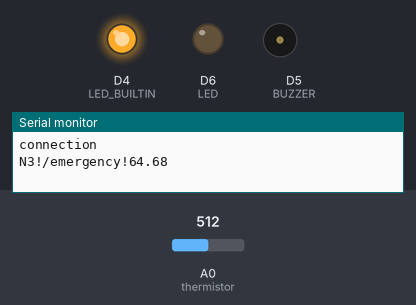
A sketch run on a simulated ESP8266 (NodeMCU). On the bench: output pins drawn as LEDs (lit = HIGH, except the on-board LED, lit = LOW), buzzer (waves = sounding, pin HIGH), the last lines printed to the serial monitor. Inputs (shaded band) come from the test bench; at power-on: A0 (thermistor) = 512. WiFi joins after 1.5 s; servers stay silent unless stated.

Above: at 2.7 s.
2.8 s: A0 (thermistor) set to 246
6.1 s: A0 (thermistor) set to 227
At 9.1 s:
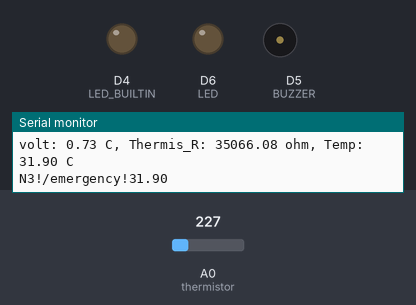
9.8 s: A0 (thermistor) set to 306
At 12.9 s:
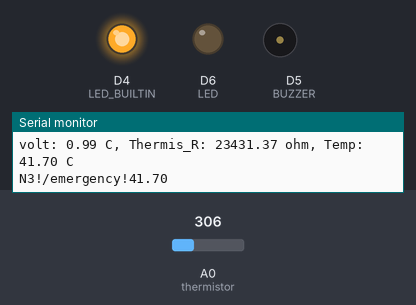
13.2 s: A0 (thermistor) set to 122
At 15.9 s:
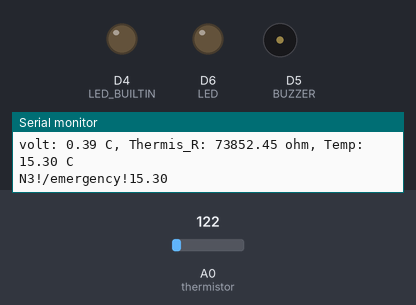
Timing chart, 0 to 17.4 s (numbered marks = the images above; inputs shaded):
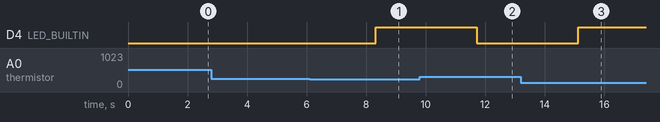

The sketch:

esp_client.ino
```cpp
#include "ESP8266WiFi.h"
#include <math.h>

char Spliter = '!';

// Temper
#define LED D6
#define BUZZER D5
const int thermistor = A0;

int warn1 = 33;
int warn2 = 50;

float ParmB = 3950.0;// B 파라미터
float R100 = 3300.0; // 데이터시트상 R100 = 3.3k옴

// Client
const char* ssid     = "hapgang 2.4G";
const char* password = "12341234";
String clientId = "N3";
#define HOST_NAME   "192.168.0.11"
#define HOST_PORT   8092
bool checkConnect = false;
WiFiClient client;
bool messageChecked = false;
bool isWarn = false;
bool isEmergency = false;
bool isEmergencyIng = false;
String state = "nomal";
// Nomal
// Warn
// Emergency
// EmergencyIng

float preT = 0;
float recentT = 0;
bool isRise = false;

unsigned long recentMillis = millis();
unsigned long emergencyStartMillis = millis();
unsigned long emergencyDelay = 0;

void setup() {
  Serial.begin(115200);

  // Temper
  pinMode(LED, OUTPUT);
  pinMode(BUZZER, OUTPUT);

  // Client
  Serial.print("Connecting to ");
  Serial.println(ssid);

  WiFi.mode(WIFI_STA);
  WiFi.begin(ssid, password);

  while (WiFi.status() != WL_CONNECTED) {
    delay(500);
    Serial.print(".");
  }

  Serial.println("");
  Serial.println("WiFi connected");
  Serial.print("IP address: ");
  Serial.println(WiFi.localIP());
  pinMode(LED_BUILTIN, OUTPUT);
}

void loop() {
  delay(500);
  recentMillis = millis();

  recentT = temper();

  // 상승중 or 감소중
  if(recentT > preT){
    isRise = true;
  }
  else{
    isRise = false;
  }

  // 서버 접속 채크
  if(!client.connected()){
    if(!client.connect(HOST_NAME, HOST_PORT))
    {
      //서버 접속에 실패
      Serial.println("connection failed");
      return;
    }
    else{
    }
  }
  // 서버 접속 성공
  if(client.connected()){
    if(!checkConnect){
      Serial.println("connection");
    }
    checkConnect = true;
  }

  // 상태
  if(recentT>warn1){
    isWarn = true;
  }
  if(recentT>warn2 &&!isEmergency){
    isEmergency = true;
    messageChecked = false;
  }
  if(600000 > recentMillis - emergencyStartMillis && recentMillis - emergencyStartMillis > 10000 && !isEmergencyIng){
    isEmergencyIng = true;
    messageChecked = false;
  }

  if(recentT < (warn2 -10) && messageChecked && isEmergency){
    isEmergency  = false;
    isEmergencyIng = false;
    messageChecked = false;
    sendWarnning(recentT, "/emergencyClear");
  }
  if(recentT < (warn1 - 5) && messageChecked && isWarn){
    isWarn = false;
    messageChecked = false;
    sendWarnning(recentT, "/warnClear");
  }

  // send
  if(isWarn && !messageChecked && !isEmergency && !isEmergencyIng){
    messageChecked = sendWarnning(recentT, "/warn");
  }
  if(isEmergency && !messageChecked && !isEmergencyIng){
    messageChecked = sendWarnning(recentT, "/emergency");
  }
  if(isEmergencyIng && !messageChecked){
    messageChecked = sendWarnning(recentT, "/emergencyIng");
  }

  /// receive
  if(client.available()){
    String recevbline = client.readStringUntil('\n');
    Serial.println(recevbline);
    if(recevbline != "" || recevbline.length() != 0){
      int maxIndex = countChar(recevbline, Spliter);
      String recevList[maxIndex+1];
      stringSplit(recevbline, Spliter, recevList);
      if(recevList[1] == "/checkV"){
        String message = makeStringSocket(clientId, "/sendT", String(recentT, 2));
        char charList[message.length()+1];
        message.toCharArray(charList, message.length());
        Serial.println(charList);
        client.write(charList);
      }
      if(recevList[1] == "/checkA"){
        // do Alarm
      }
      if(recevList[1] == "/checkId"){
        String message = makeStringSocket(clientId, "/sendId", String(recentT, 2));
        char charList[message.length()+1];
        message.toCharArray(charList, message.length());
        Serial.println(charList);
        client.write(charList);
      }
      if(recevList[1] == "/clear"){
        clearBool();
      }
    }
  }

  // to check Time
  preT = recentT;
  if(recentT<=warn2){
    emergencyStartMillis = millis();
  }
  if(recentMillis < emergencyStartMillis){
    Serial.print("emergency Ing : ");
    emergencyDelay = 0;
    Serial.println(emergencyDelay);
  }
  else{
    Serial.print("emergency Ing : ");
    emergencyDelay = recentMillis - emergencyStartMillis;
    Serial.println(emergencyDelay);
  }

  if(recentT<=warn1){
    digitalWrite(LED_BUILTIN, HIGH);
  }
  else{
    digitalWrite(LED_BUILTIN, LOW);
  }
}


void clearBool(){
  emergencyStartMillis = millis();
  messageChecked = false;
  isEmergency = false;
  isEmergencyIng = false;
  isWarn = false;
}

float temper(){
  float voltage_value = analogRead(thermistor);
  float voltage = (3.3 * voltage_value) / 1023.0;

  float R = (3.3*10000.0)/voltage - 10000.0; // 10000은 10k 저항값
  float T = 0;
  if (R < 10){
    T = 550;
  }
  else{
    T = (ParmB/(log(R/R100)+(ParmB/(273.15+100.0))))-273.15;
  }

  Serial.print("volt: ");
  Serial.print(voltage);
  Serial.print(" C, ");
  Serial.print("Thermis_R: ");
  Serial.print(R);
  Serial.print(" ohm, ");
  Serial.print("Temp: ");
  Serial.print(T);
  Serial.println(" C");
  return T;
}

int countChar(String str, char chr){
  int cnt = 0;
  for(auto x : str){
    if(x == chr){
      cnt++;
    }
  }
  return cnt;
}

void stringSplit(String sData, char cSeparator, String* resultList){

  int indexCount = 0;

  /////// 스플릿 구현
  int nCount = 0;
  int nGetIndex = 0 ;
  //임시저장
  String sTemp = "";
  //원본 복사
  String sCopy = sData;
  while(true){
    //구분자 찾기
    nGetIndex = sCopy.indexOf(cSeparator);
    //리턴된 인덱스가 있나?
    if(-1 != nGetIndex){
      //데이터 넣고
      sTemp = sCopy.substring(0, nGetIndex);
      resultList[indexCount] = sTemp;
      indexCount++;
      //뺀 데이터 만큼 잘라낸다.
      sCopy = sCopy.substring(nGetIndex + 1);
    }
    else{
      //없으면 마무리 한다.
      resultList[indexCount] = sCopy;
      break;
    }
    //다음 문자로~
    ++nCount;
  }
}

String charToString(char* chr){
  return String(chr);
}

String makeStringSocket(String id, String order, String value){
  String strResult = id + Spliter + order + Spliter + value + "\r";
  return strResult;
}

bool sendWarnning(float T, String state){
  // state : /warn or /emergency or /emergencyIng
//  if(state != "/warn" || state != "/emergency" || state != "/emergencyIng"){
//    state = "/warn";
//  }

  // message EX : "N1!/warn!32.22\r"
  String message = makeStringSocket(clientId, state, String(T, 2));
  char charList[message.length()+1];
  message.toCharArray(charList, message.length());
  Serial.println(charList);
  client.write(charList);

  String recevbline = client.readStringUntil('\n');
  Serial.print("receved msg : ");
  Serial.println(recevbline);

  // message Split
  int maxIndex = countChar(recevbline, Spliter);
  String recevList[maxIndex+1];
  stringSplit(recevbline, Spliter, recevList);

  if(recevList[1] == "/received"){
    return true;
  }
  else{
    return false;
  }
}
```

Measured:
- the behaviour switches between 236 and 235 on A0 (thermistor) (found by bisection; images 0 and 1)
- after the input at 6.1 s, D4 (LED_BUILTIN): LOW → HIGH after 2.2 s
- after the input at 9.8 s, D4 (LED_BUILTIN): HIGH → LOW after 1.9 s
- after the input at 13.2 s, D4 (LED_BUILTIN): LOW → HIGH after 1.9 s
